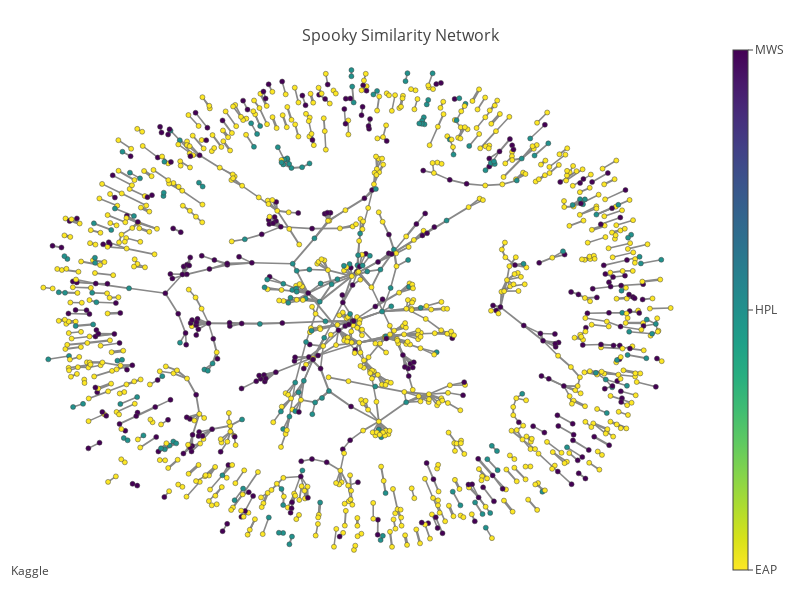

Here is the notebook cell this chart was saved with:
### Code cell
py.iplot(go.Figure(data=edge_data+[node_data],
                layout=go.Layout(
                width=800,
                height=600,
                title='<br>Spooky Similarity Network',
                titlefont=dict(size=16),
                showlegend=False,
                hovermode='closest',
                margin=dict(b=20,l=5,r=5,t=40),
                annotations=[ dict(
                    text="Kaggle",
                    showarrow=False,
                    xref="paper", yref="paper",
                    x=0.005, y=-0.002 ) ],
                xaxis=go.XAxis(showgrid=False, zeroline=False, showticklabels=False),
                yaxis=go.YAxis(showgrid=False, zeroline=False, showticklabels=False))))
